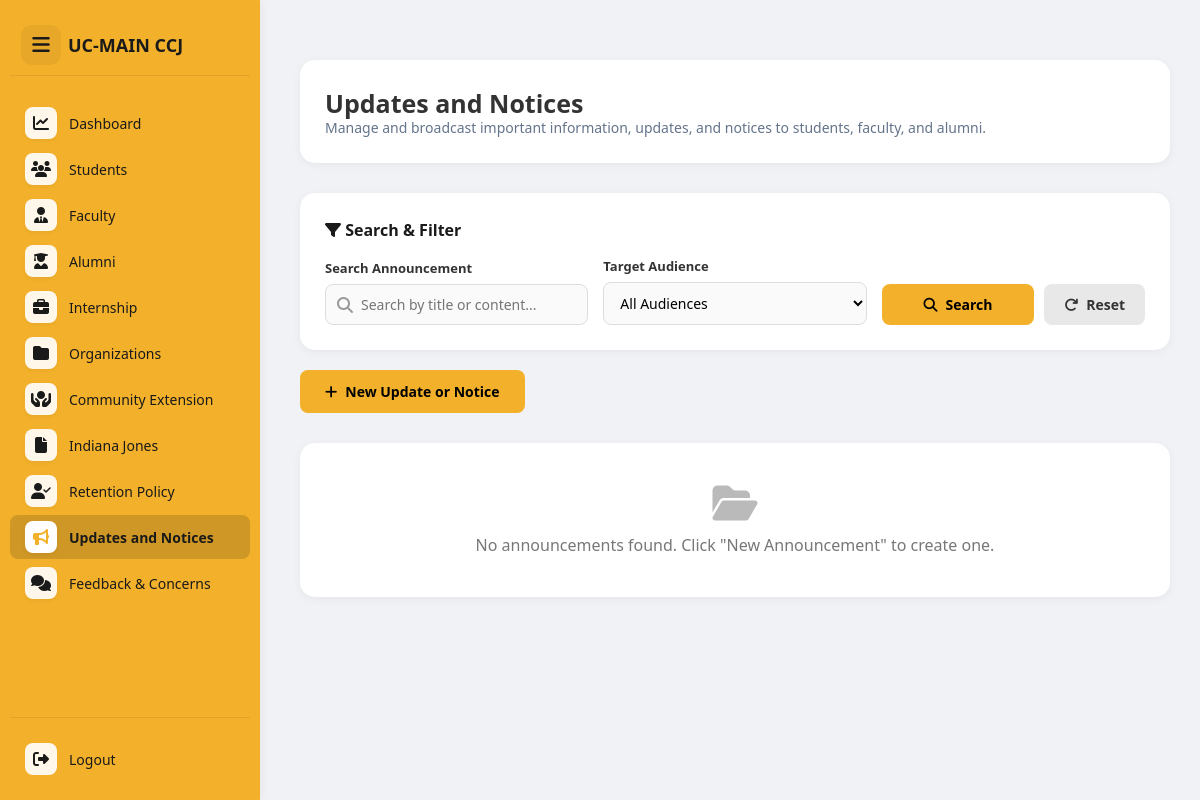
Before: /admin/admin-announcement.php (signed in) with the older database file.
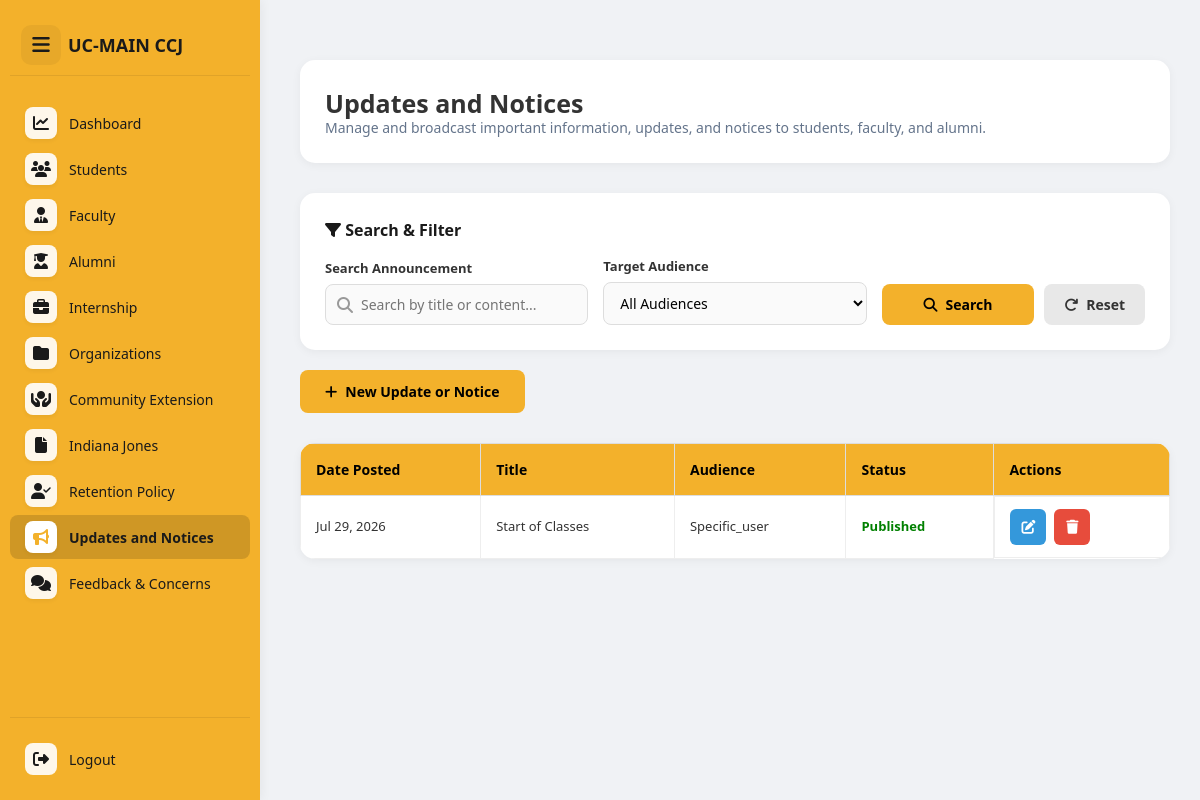
After: the same page with the newer database file.
### tables this page shows
CREATE TABLE `announcements` (
  `id` int(11) NOT NULL,
  `title` varchar(255) NOT NULL,
  `message` text NOT NULL,
  `target_audience` enum('all','students','faculty','alumni','specific_user') NOT NULL,
  `status` varchar(50) NOT NULL,
  `target_user_id` int(11) DEFAULT NULL,
  `created_at` timestamp NOT NULL DEFAULT current_timestamp()
);

### admin/admin-announcement.php (the view, shortened to what the changed rows need)
<?php
include("../config/db.php");
?>
<!DOCTYPE html>
<html lang="en">
<head>
    <link rel="stylesheet" href="https://cdnjs.cloudflare.com/ajax/libs/font-awesome/6.5.0/css/all.min.css">
    <link rel="stylesheet" href="admin-announcement.css">
</head>
<body>
<div class="main-container">
    <?php include("../includes/sidebar.php"); ?>
    <main class="dashboard-container" id="mainContent" role="main">
        <section class="card welcome-card">
            <div class="welcome-content">
                <h2>Updates and Notices</h2>
            </div>
        </section>
        <section class="card table-container">
            <div class="table-wrapper">
                <?php
                $query = "SELECT * FROM announcements WHERE 1=1";
                $query .= " ORDER BY created_at DESC";
                $stmt = $conn->prepare($query);
                $stmt->execute();
                $result = $stmt->get_result();
                if ($result && $result->num_rows > 0): ?>
                <table>
                    <thead>
                        <tr>
                            <th>Date Posted</th>
                            <th>Title</th>
                            <th>Audience</th>
                            <th>Status</th>
                            <th>Actions</th>
                        </tr>
                    </thead>
                    <tbody>
                        <?php while ($row = $result->fetch_assoc()): ?>
                            <tr>
                                <td data-label="Date Posted"><?= date('M d, Y', strtotime($row['created_at'])) ?></td>
                                <td data-label="Title"><?= htmlspecialchars($row['title']) ?></td>
                                <td data-label="Audience"><?= ucfirst(htmlspecialchars($row['target_audience'])) ?></td>
                                <td data-label="Status">
                                    <span style="color: <?= $row['status'] === 'published' ? 'green' : 'orange' ?>; font-weight: bold;">
                                        <?= ucfirst(htmlspecialchars($row['status'])) ?>
                                    </span>
                                </td>
                                <td data-label="Actions" class="action-btns">
                                    <button class="edit-btn-table"
                                            title="Edit Announcement"
                                            data-id="<?= $row['id'] ?>"
                                            data-title="<?= htmlspecialchars($row['title']) ?>"
                                            data-audience="<?= htmlspecialchars($row['target_audience']) ?>"
                                            data-user-id="<?= htmlspecialchars($row['target_user_id'] ?? '') ?>"
                                            data-status="<?= htmlspecialchars($row['status']) ?>"
                                            data-message="<?= htmlspecialchars($row['message']) ?>">
                                        <i class="fa-solid fa-edit"></i>
                                    </button>
                                    <button class="delete-btn"
                                            title="Delete Announcement"
                                            data-id="<?= $row['id'] ?>"
                                            data-title="<?= htmlspecialchars($row['title']) ?>">
                                        <i class="fa-solid fa-trash"></i>
                                    </button>
                                </td>
                            </tr>
                        <?php endwhile; ?>
                    </tbody>
                </table>
                <?php else: ?>
                <div id="noDataMessage" style="text-align: center; padding: 40px; color: #777;">
                    <i class="fa-solid fa-folder-open" style="font-size: 40px; margin-bottom: 10px; display: block; opacity: 0.5;"></i>
                    <p>No announcements found. Click "New Announcement" to create one.</p>
                </div>
                <?php endif;
                ?>
            </div>
        </section>
    </main>
</div>
</body>
</html>

### includes/sidebar.php (shortened to what the changed rows need)
<link rel="stylesheet" href="../assets/css/admin-dashboard.css">
<?php
    $current_page = basename($_SERVER['PHP_SELF']);
    if (in_array($current_page, ['admin-announcement.php', 'manage-announcement.php', 'admin-edit-announcement.php', 'admin-view-announcement.php'])) {
        echo '<link rel="stylesheet" href="../assets/css/admin-announcement.css">';
    }
?>
<nav class="sidebar" id="sidebar" role="navigation" aria-label="Main Navigation">
    <ul>
        <?php
        $current_page = basename($_SERVER['PHP_SELF']);
        $active_page = $current_page;
        $announcement_pages = ['admin-announcement.php', 'manage-announcement.php', 'admin-edit-announcement.php', 'admin-view-announcement.php'];
        if (in_array($current_page, $announcement_pages)) {
            $active_page = 'admin-announcement.php';
        }
        $menu_items = [
            ['file' => 'admin-dashboard.php', 'icon' => 'fa-chart-line', 'label' => 'Dashboard'],
            ['file' => 'admin-students.php', 'icon' => 'fa-users', 'label' => 'Students'],
            ['file' => 'admin-faculty.php', 'icon' => 'fa-user-tie', 'label' => 'Faculty'],
            ['file' => 'admin-alumni.php', 'icon' => 'fa-user-graduate', 'label' => 'Alumni'],
            ['file' => 'admin-internship.php', 'icon' => 'fa-briefcase', 'label' => 'Internship'],
            ['file' => 'admin-orgs.php', 'icon' => 'fa-folder', 'label' => 'Organizations'],
            ['file' => 'admin-comex.php', 'icon' => 'fa-hands-holding-circle', 'label' => 'Community Extension'],
            ['file' => 'admin-jones.php', 'icon' => 'fa-file', 'label' => 'Indiana Jones'],
            ['file' => 'admin-retention.php', 'icon' => 'fa-user-check', 'label' => 'Retention Policy'],
            ['file' => 'admin-announcement.php', 'icon' => 'fa-bullhorn', 'label' => 'Updates and Notices'],
            ['file' => 'admin-feedback.php', 'icon' => 'fa-comments', 'label' => 'Feedback & Concerns']
        ];
        foreach ($menu_items as $item) {
            $active = ($active_page == $item['file']) ? 'class="active"' : '';
            echo "<li role='menuitem' $active onclick=\"window.location.href='{$item['file']}'\">
                    <i class='fa-solid {$item['icon']}'></i> <span>{$item['label']}</span>
                  </li>";
        }
        ?>
    </ul>
</nav>

Changed rows visible on the page:
added announcements: created_at "Jul 29, 2026", title "Start of Classes", target_audience "Specific_user", status "Published"
Other visible differences:
text no longer shown: "No announcements found. Click \"New Announcement\" to create one."
text now shown: "Date Posted Title Audience Status Actions"
